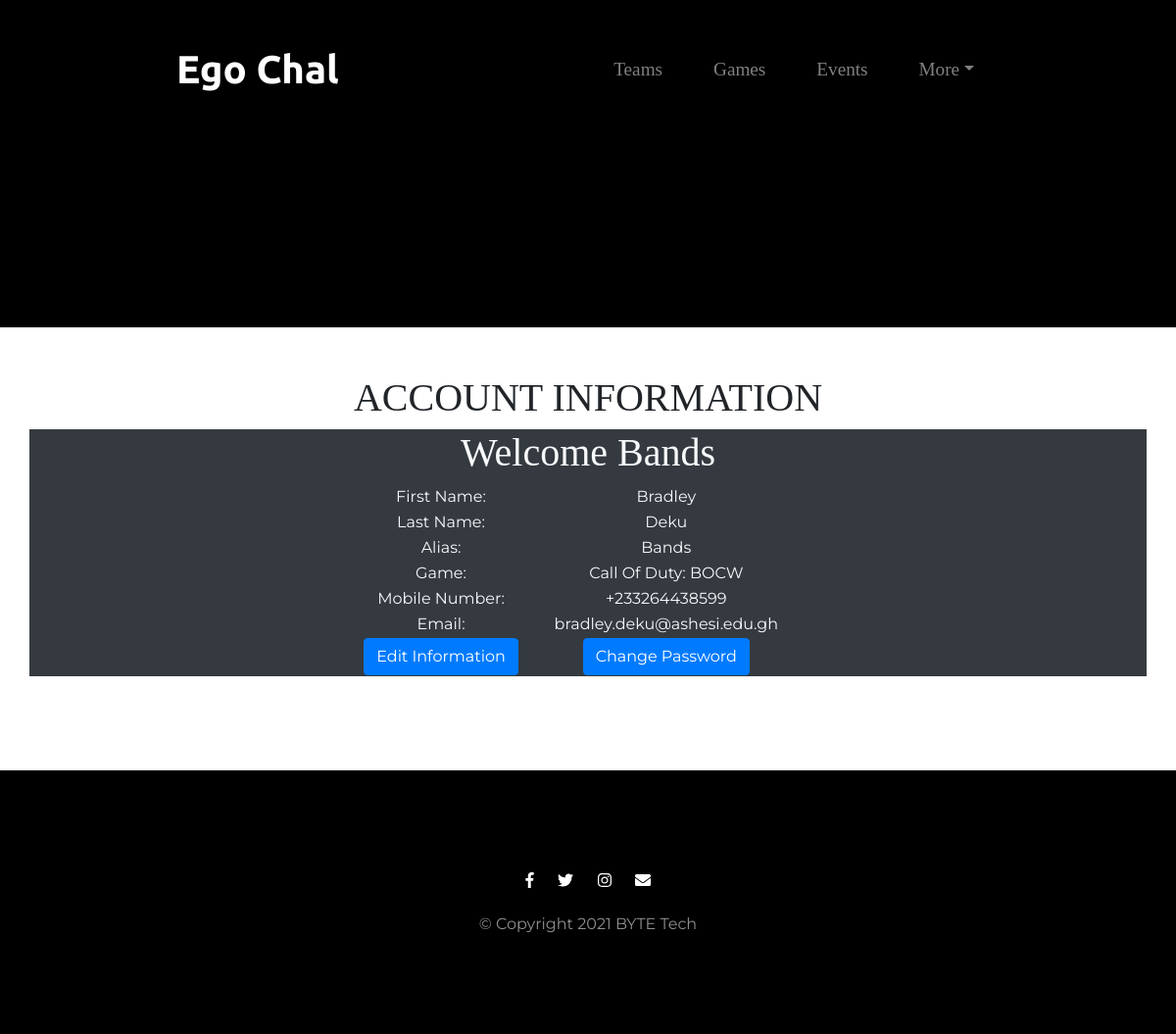
Page /p_account.php (signed in) on the committed database.
### tables this page shows
CREATE TABLE `player` (
  `player_alias` varchar(15) NOT NULL,
  `person_id` int(11) NOT NULL,
  `game_title` varchar(70) DEFAULT NULL
);

CREATE TABLE `person` (
  `person_id` int(11) NOT NULL,
  `fname` varchar(30) NOT NULL,
  `lname` varchar(30) NOT NULL,
  `tel_no` varchar(20) DEFAULT NULL,
  `person_email` varchar(60) DEFAULT NULL CHECK (`person_email` regexp '^[A-Z0-9._%-]+@[A-Z0-9.-]+.[A-Z]{2,4}$'),
  `password` varchar(200) NOT NULL,
  `cpassword` varchar(200) NOT NULL
);

### p_account.php (the view, shortened to what this page needs)
<?php
	include('dbcon.php');
	$pid = $_SESSION['pid'];
	$query = "SELECT person.fname, person.lname, player.player_alias, player.game_title, person.tel_no, person.person_email
	FROM person JOIN player ON person.person_id = player.person_id
	WHERE person.person_id = '$pid'";
	$run = mysqli_query($conn, $query);
	$data = mysqli_fetch_assoc($run);
	$fname = $data['fname'];
	$lname = $data['lname'];
	$player_alias = $data['player_alias'];
	$game = $data['game_title'];
	$tel_no = $data['tel_no'];
	$email = $data['person_email'];
?>
<!DOCTYPE html>
<html>
<head>
	<link rel="stylesheet" type="text/css" href="../bootstrap/css/bootstrap.min.css">
	<link rel="stylesheet" href="https://maxcdn.bootstrapcdn.com/bootstrap/4.0.0/css/bootstrap.min.css">
	<link rel="stylesheet" href="css/styles.css">
</head>
<body>
	<section class="colored-section" id="title">
		<div class="container-fluid">
			<nav class="navbar navbar-expand-lg navbar-dark">
				<a class="navbar-brand" href="player_account.php">Ego Chal</a>
				<div class="collapse navbar-collapse" id="navbarTogglerDemo02">
					<ul class="navbar-nav ml-auto">
						<li class="nav-item">
							<a class="nav-link" href="teams.php">Teams</a>
						</li>
						<li class="nav-item">
							<a class="nav-link" href="games.php">Games</a>
						</li>
						<li class="nav-item">
							<a class="nav-link" href="events.php">Events</a>
						</li>
						<li class="nav-item dropdown">
							<a class="nav-link dropdown-toggle" data-toggle="dropdown" href="#" role="button" aria-haspopup="true" aria-expanded="false">More</a>
						</li>
					</ul>
				</div>
			</nav>
		</div>
	</section>
	<div class="text-center pt-5">
		<h1 class="info">ACCOUNT INFORMATION</h1>
	</div>
	<div class="container bg-dark text-light text-center main">
		<h1><?php echo "Welcome ".$player_alias ?></h1>
		<table align="center">
			<tr>
				<td class="tag">First Name:</td>
				<td class="data"><?php echo $fname ?></td>
			</tr>
			<tr>
				<td class="tag">Last Name:</td>
				<td class="data"><?php echo $lname?></td>
			</tr>
			<tr>
				<td class="tag">Alias:</td>
				<td class="data"><?php echo  $player_alias ?></td>
			</tr>
			<tr>
				<td class="tag">Game:</td>
				<td class="data"><?php echo  $game ?></td>
			</tr>
			<tr>
				<td class="tag">Mobile Number:</td>
				<td class="data" width="300"><?php echo $tel_no ?></td>
			</tr>
			<tr>
				<td class="tag">Email:</td>
				<td class="data"><?php echo $email?></td>
			</tr>
			<tr>
				<td><a href="p_editInfo.php"><button class="btn btn-primary">Edit Information</button></a></td>
				<td><a href="p_chngePwd.php"><button class="btn btn-primary">Change Password</button></a></td>
			</tr>
		</table>
	</div>
	<br>
	<br>
	<br>
	<br>
	<footer class="colored-section" id="footer">
		<div class="container-fluid">
			<i class="social-icon fab fa-facebook-f"></i>
			<i class="social-icon fab fa-twitter"></i>
			<i class="social-icon fab fa-instagram"></i>
			<i class="social-icon fas fa-envelope"></i>
			<p>© Copyright 2021 BYTE Tech</p>
		</div>
	</footer>
</body>
</html>

### css/styles.css (style rules this page uses)
body { font-family: "Montserrat"; text-align: center; }
h1, h2, h3, h4, h5, h6 { font-family: "Montserrat-Bold"; }
p { color: #8f8f8f; }
.container-fluid { padding: 7% 15%; }
.colored-section { background-color: black; color: #fff; }
.navbar { padding: 0 0 4.5rem; }
.navbar-brand { font-family: "Ubuntu"; font-size: 2.5rem; font-weight: bold; }
.nav-item { padding: 0 18px; }
.nav-link { font-size: 1.2rem; font-family: "Montserrat-Light"; }
#title { background-color: black; color: #fff; text-align: left; }
#title .container-fluid { padding: 3% 15% 13%; }
.social-icon { margin: 20px 10px; }

### rows in the picture
player: player_alias "Bands", person.fname "Bradley", person.lname "Deku", game_title "Call Of Duty: BOCW", person.tel_no "+233264438599", person.person_email "bradley.deku@ashesi.edu.gh"
